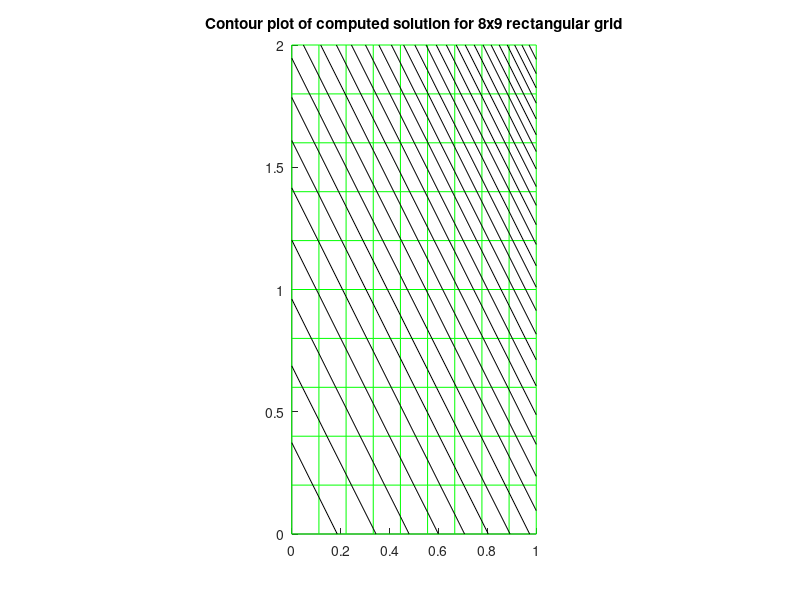

The MATLAB source for this figure:
clear all
close all
count = 6;
count = count+1;
mx = 8;
my = 9;
ax = 0;  
bx = 1;
ay = 0;
by = 2;
hx = (bx-ax)/(mx+1);
hy = (by-ay)/(my+1);

x = linspace(ax, bx, mx+2);  % grid points x including boundaries
y = linspace(ay, by, my+2);   % grid points y including boundaries


[X,Y] = meshgrid(x,y);      % 2d arrays of x,y values
X = X';                     % transpose so that X(i,j),Y(i,j) are
Y = Y';                     % coordinates of (i,j) point

Iint = 2:mx+1;              % indices of interior points in x
Jint = 2:my+1;              % indices of interior points in y
Xint = X(Iint,Jint);       % interior points
Yint = Y(Iint,Jint);

f = @(x,y) 1.25*exp(x+y/2);         % f(x,y) function

rhs = f(Xint,Yint);  % evaluate f at interior points for right hand side
                           % rhs is modified below for boundary conditions.

utrue = exp(X+Y/2);        % true solution for test problem

% set boundary conditions around edges of usoln array:

usoln = utrue;              % use true solution for this test problem
                            % This sets full array, but only boundary values
                            % are used below.  For a problem where utrue
                            % is not known, would have to set each edge of
                            % usoln to the desired Dirichlet boundary values.


% adjust the rhs to include boundary terms:
rhs(:,1) = rhs(:,1) - usoln(Iint,1)/hy^2;
rhs(:,my) = rhs(:,my) - usoln(Iint,my+2)/hy^2;
rhs(1,:) = rhs(1,:) - usoln(1,Jint)/hx^2;
rhs(mx,:) = rhs(mx,:) - usoln(mx+2,Jint)/hx^2;


% convert the 2d grid function rhs into a column vector for rhs of system:
F = reshape(rhs,mx*my,1);

% form matrix A:
Ix = speye(mx);
Iy = speye(my);
e = ones(my,1);
Tx = spdiags([e -2*e e],[-1 0 1],mx,mx);
Ty = spdiags([0*e -2*e 0*e],[-1 0 1],mx,mx);
S = spdiags([e e],[-1 1],my,my);
A = (kron(Iy,Tx)/hx^2 + kron(Iy,Ty)/hy^2 + kron(S,Ix)/hy^2) ;


% Solve the linear system:
uvec = A\F;  

% reshape vector solution uvec as a grid function and 
% insert this interior solution into usoln for plotting purposes:
% (recall boundary conditions in usoln are already set) 

usoln(Iint,Jint) = reshape(uvec,mx,my);

% assuming true solution is known and stored in utrue:
err = max(max(abs(usoln-utrue)));   
fprintf('grid size: %dx%d\n', mx, my);
fprintf('Error relative to true solution of PDE = %10.5e \n',err)

% plot results:

figure(count)
hold on

% plot grid:
 plot(X,Y,'g');  plot(X',Y','g')

% plot solution:
contour(X,Y,usoln,30,'k')

axis([ax bx ay by])
daspect([1 1 1])
name = sprintf('Contour plot of computed solution for %dx%d rectangular grid', mx, my);
title(name)
hold off